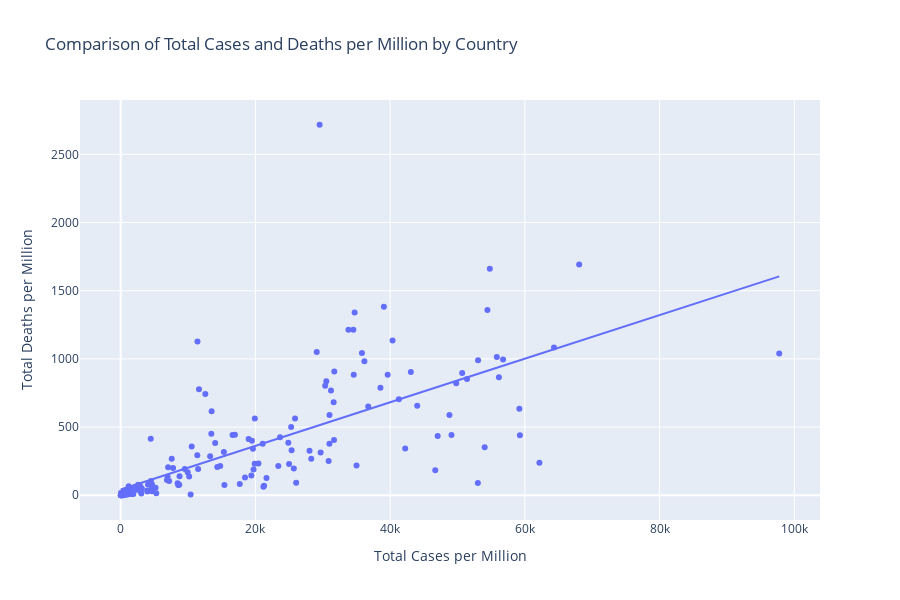

Notebook code for this chart:
### Code cell
import plotly.express as px
import pandas as pd
import plotly.graph_objects as go
import numpy as np
import seaborn as sns

GDPdata = GDPdata.rename(columns={'Country Code': 'iso_code'})


CovidData['date'] = pd.to_datetime(CovidData['date'])
CovidData = CovidData[CovidData['date'] == '2020-12-31']

# Join de dataframes op de Date kolom
df = pd.merge(GDPdata, CovidData, on='iso_code', how='inner')
df = df.dropna(subset=['total_cases_per_million', 'total_deaths_per_million'])

fig = px.scatter(
    df,
    x="total_cases_per_million",
    y="total_deaths_per_million",
    hover_name="Country Name",
    trendline="ols",
    title="Comparison of Total Cases and Deaths per Million by Country",
    labels={
        "total_cases_per_million": "Total Cases per Million",
        "total_deaths_per_million": "Total Deaths per Million"
    }
)

correlation = df['total_cases_per_million'].corr(df['total_deaths_per_million'])
print(correlation)

# Update layout for better appearance
fig.update_traces(textposition='top center')
fig.update_layout(
    height=600
)

fig.show()

fig = px.scatter_geo(
    df, 
    locations="iso_code",
    size="total_cases_per_million",
    color="total_deaths_per_million",
    hover_name="Country Name",
    size_max=50,
    color_continuous_scale=px.colors.sequential.Plasma,
    title="total cases and deaths per million by Country"
)

fig.update_layout(
    geo=dict(
        showframe=False,
        showcoastlines=False,
        projection_type='equirectangular'
    ),
    height=600
)

fig.show()

### Figure 1 — Plotly figure (JSON) as saved in the notebook; plotly's stock layout.template omitted (floating-point values rounded to 4 significant figures; data arrays with more than 128 entries replaced by an {"elided": "..."} marker saying what was removed)
{"data": [{"hovertemplate": "<b>%{hovertext}</b><br><br>Total Cases per Million=%{x}<br>Total Deaths per Million=%{y}<extra></extra>", "hovertext": {"elided": "186 str values"}, "legendgroup": "", "marker": {"color": "#636efa", "symbol": "circle"}, "mode": "markers", "name": "", "orientation": "v", "showlegend": false, "textposition": "top center", "type": "scatter", "x": {"elided": "186 float values"}, "xaxis": "x", "y": {"elided": "186 float values"}, "yaxis": "y"}, {"hovertemplate": "<b>OLS trendline</b><br>total_deaths_per_million = 0.0159831 * total_cases_per_million + 42.444<br>R<sup>2</sup>=0.525186<br><br>Total Cases per Million=%{x}<br>Total Deaths per Million=%{y} <b>(trend)</b><extra></extra>", "legendgroup": "", "marker": {"color": "#636efa", "symbol": "circle"}, "mode": "lines", "name": "", "showlegend": false, "textposition": "top center", "type": "scatter", "x": {"elided": "186 float values"}, "xaxis": "x", "y": {"elided": "186 float values"}, "yaxis": "y"}], "layout": {"height": 600, "legend": {"tracegroupgap": 0}, "title": {"text": "Comparison of Total Cases and Deaths per Million by Country"}, "xaxis": {"anchor": "y", "domain": [0, 1], "title": {"text": "Total Cases per Million"}}, "yaxis": {"anchor": "x", "domain": [0, 1], "title": {"text": "Total Deaths per Million"}}}}
